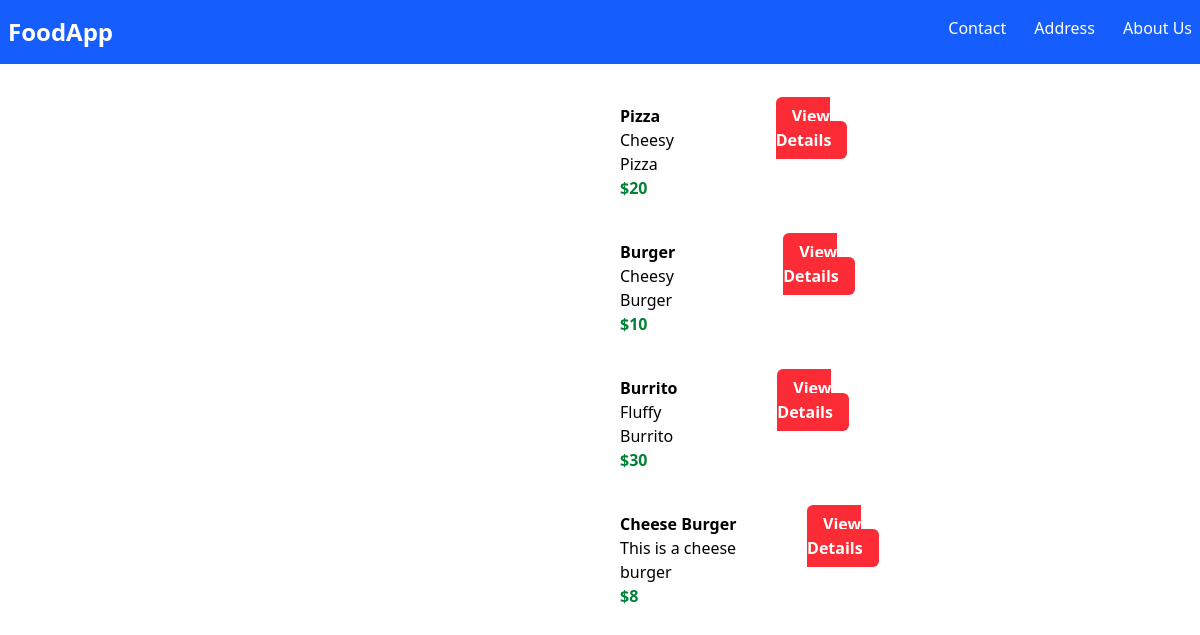
Page /myapp/ on the earlier database version.
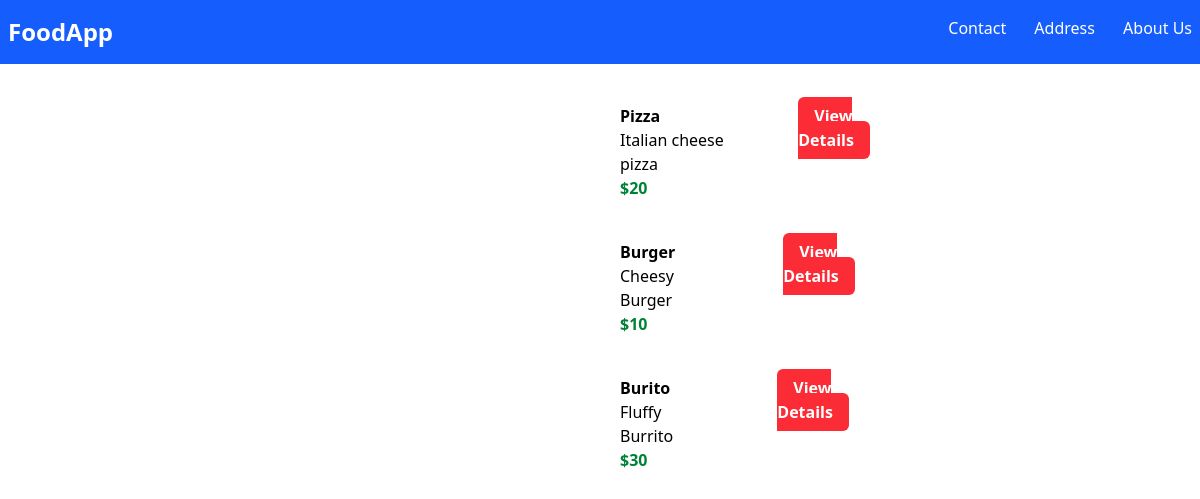
Same page on the later database version.
### myapp/models.py (models this page shows, shortened)
class Item(models.Model):
    item_name = models.CharField(max_length=200)
    item_desc = models.CharField(max_length=1000)
    item_price = models.IntegerField()
    item_image = models.CharField(max_length=500,default='https://imgs.search.brave.com/ly6q72bVHFGys1gJtrLNOkcfdZdZbZuIpJg36gF3bdA/rs:fit:500:0:1:0/g:ce/aHR0cHM6Ly91cy4x/MjNyZi5jb20vNDUw/d20veXVwaXJhbW9z/L3l1cGlyYW1vczE0/MDcveXVwaXJhbW9z/MTQwNzAyNDE0LzMw/MjE4ODMzLWZvb2Qt/ZGVzaWduLW92ZXIt/YmVpZ2UtYmFja2dy/b3VuZC12ZWN0b3It/aWxsdXN0cmF0aW9u/LmpwZz92ZXI9Ng')

### myapp/views.py (the view)
# urls.py: path('',views.index,name='index'),
def index(request):
    item_list = Item.objects.all()
    context = {
        'item_list':item_list
    }
    return render(request,'myapp/index.html',context)

### myapp/templates/myapp/index.html (shortened to what this page needs)
{% extends 'myapp/base.html' %}
{% block body %}
<div>
    {% for item in item_list %}
    <div class="m-10 flex w-1/2 mx-auto">
        <div>
        </div>
        <div class="mx-16">
            <div class="font-bold">{{ item.item_name }}</div>
            <div>{{ item.item_desc }}</div>
            <div class="text-green-700 font-bold">${{ item.item_price }}</div>
        </div>
        <div><a class="bg-red-500 text-white font-bold px-4 py-2 rounded-md" href="{% url 'myapp:detail' item.id %}">View Details</a></div>
    </div>
    {% endfor %}
</div>
{% endblock %}

Differences in the rows shown:
removed Item: item_name "Cheese Burger", item_desc "This is a cheese burger", item_price "8"
changed Item "Pizza": item_desc "Cheesy Pizza" → "Italian cheese pizza"
changed Item "Fluffy Burrito": item_name "Burrito" → "Burito"
